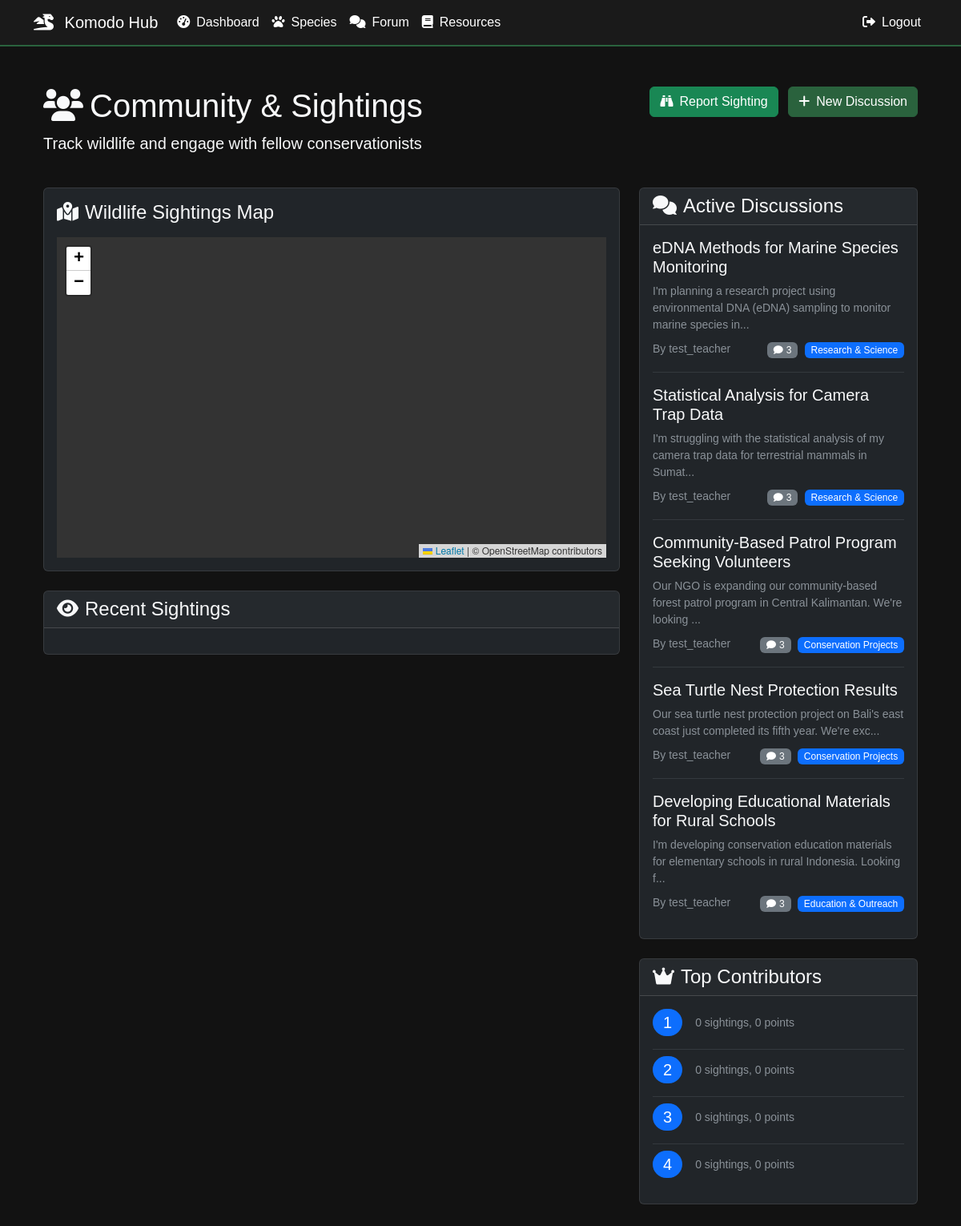
Screenshot of /forum/community-dashboard (signed in) with the database file from the repository.
### models.py (models this page shows, shortened)
class ForumThread(db.Model):
    id = db.Column(db.Integer, primary_key=True)
    title = db.Column(db.String(200), nullable=False)
    content = db.Column(db.Text, nullable=False)
    author_id = db.Column(db.Integer, db.ForeignKey('user.id'), nullable=False)
    category_id = db.Column(db.Integer, db.ForeignKey('forum_category.id'), nullable=False)
    created_at = db.Column(db.DateTime, default=datetime.utcnow)
    updated_at = db.Column(db.DateTime, onupdate=datetime.utcnow)
    is_pinned = db.Column(db.Boolean, default=False)
    is_locked = db.Column(db.Boolean, default=False)
    view_count = db.Column(db.Integer, default=0)
    posts = db.relationship('ForumPost', backref='thread', lazy=True)

class User(UserMixin, db.Model):
    id = db.Column(db.Integer, primary_key=True)
    username = db.Column(db.String(64), unique=True, nullable=False)
    email = db.Column(db.String(120), unique=True, nullable=False)
    password_hash = db.Column(db.String(256))
    role = db.Column(db.String(20), nullable=False)  # 'student', 'teacher', 'community', or 'admin'
    is_admin = db.Column(db.Boolean, default=False)  # Admin flag for additional permissions
    created_at = db.Column(db.DateTime, default=datetime.utcnow)
    avatar = db.Column(db.String(200), default='default.svg')
    theme_preference = db.Column(db.String(50), default='light')
    progress_records = db.relationship('UserProgress', back_populates='user', lazy=True)
    species_sightings = db.relationship('SpeciesSighting', backref='observer', lazy=True)
    species_created = db.relationship('Species', backref='created_by', lazy=True)
    forum_threads = db.relationship('ForumThread', backref='author', lazy=True)
    forum_posts = db.relationship('ForumPost', backref='author', lazy=True)
    notes_given = db.relationship('Note', foreign_keys='Note.teacher_id', back_populates='teacher', lazy=True)
    notes_received = db.relationship('Note', foreign_keys='Note.student_id', back_populates='student', lazy=True)
    sent_messages = db.relationship('Message', back_populates='sender', foreign_keys='Message.sender_id', lazy=True)
    received_messages = db.relationship('Message', back_populates='recipient', foreign_keys='Message.recipient_id', lazy=True)
    forum_upvotes = db.relationship('ForumUpvote', backref='user', lazy=True)
    coordinated_programs = db.relationship('ConservationProgram', backref='coordinator', lazy=True, foreign_keys='ConservationProgram.coordinator_id')
    programs_joined = db.relationship('ConservationProgram', secondary='user_programs', lazy=True,
                                    backref=db.backref('participants', lazy=True),
                                    primaryjoin="User.id==UserPrograms.user_id",
                                    secondaryjoin="UserPrograms.program_id==ConservationProgram.id")
    def is_administrator(self):
        return self.is_admin

class ForumCategory(db.Model):
    id = db.Column(db.Integer, primary_key=True)
    name = db.Column(db.String(100), nullable=False)
    description = db.Column(db.Text)
    created_at = db.Column(db.DateTime, default=datetime.utcnow)
    threads = db.relationship('ForumThread', backref='category', lazy=True)

### blueprints/forum.py (the view)
@forum.route('/community-dashboard')
@login_required
def community_dashboard():
    try:
        app.logger.info('Loading community dashboard page')
        recent_sightings = (SpeciesSighting.query
                          .join(Species)
                          .join(User)
                          .order_by(SpeciesSighting.created_at.desc())
                          .limit(6)
                          .all())
        app.logger.info(f'Retrieved {len(recent_sightings)} recent sightings')
        recent_threads = (ForumThread.query
                        .join(User, ForumThread.author_id == User.id)
                        .join(ForumCategory)
                        .order_by(ForumThread.created_at.desc())
                        .limit(5)
                        .all())
        app.logger.info(f'Retrieved {len(recent_threads)} recent threads')
        leaderboard = (db.session.query(
            User,
            func.count(SpeciesSighting.id).label('sightings_count'),
            func.coalesce(func.sum(UserReputation.points), 0).label('points')
        )
        .outerjoin(SpeciesSighting, User.id == SpeciesSighting.user_id)
        .outerjoin(UserReputation, User.id == UserReputation.user_id)
        .group_by(User.id)
        .order_by(desc('sightings_count'), desc('points'))
        .limit(5)
        .all())
        app.logger.info(f'Retrieved {len(leaderboard)} leaderboard entries')
        sighting_form = SightingForm()
        species_list = Species.query.order_by(Species.name).all()
        sighting_form.species_id.choices = [(s.id, s.name) for s in species_list]
        return render_template('forum/community_dashboard.html',
                            recent_sightings=recent_sightings,
                            recent_threads=recent_threads,
                            leaderboard=leaderboard,
                            sighting_form=sighting_form)
    except Exception as e:
        app.logger.error(f'Error in forum.community_dashboard: {str(e)}')
        db.session.rollback()
        return render_template('forum/community_dashboard.html',
                            recent_sightings=[],
                            recent_threads=[],
                            leaderboard=[],
                            sighting_form=SightingForm())

### app.py (called while the page is built)
@app.context_processor
def utility_processor():
    return {'now': datetime.now}

@login_manager.user_loader
def load_user(id):
    return User.query.get(int(id))

### templates/forum/community_dashboard.html (shortened to what this page needs)
{% extends "base.html" %}
{% block content %}
<div class="container py-4">
    <div class="row mb-4">
        <div class="col-md-8">
            <h1 class="text-light"><i class="fas fa-users me-2"></i>Community & Sightings</h1>
            <p class="lead text-light">Track wildlife and engage with fellow conservationists</p>
        </div>
        <div class="col-md-4 text-end">
            <button class="btn btn-success me-2" data-bs-toggle="modal" data-bs-target="#reportSightingModal">
                <i class="fas fa-binoculars me-2"></i>Report Sighting
            </button>
            <button class="btn btn-primary" data-bs-toggle="modal" data-bs-target="#createThreadModal">
                <i class="fas fa-plus me-2"></i>New Discussion
            </button>
        </div>
    </div>
    <div class="row">
        <div class="col-md-8">
            <div class="card bg-dark mb-4">
                <div class="card-body">
                    <h4 class="text-light mb-3"><i class="fas fa-map-marked-alt me-2"></i>Wildlife Sightings Map</h4>
                    <div id="sightingsMap" style="height: 400px;"></div>
                </div>
            </div>
            <div class="card bg-dark mb-4">
                <div class="card-header d-flex justify-content-between align-items-center">
                    <h4 class="text-light mb-0"><i class="fas fa-eye me-2"></i>Recent Sightings</h4>
                </div>
                <div class="card-body">
                </div>
            </div>
        </div>
        <div class="col-md-4">
            <div class="card bg-dark mb-4">
                <div class="card-header">
                    <h4 class="text-light mb-0"><i class="fas fa-comments me-2"></i>Active Discussions</h4>
                </div>
                <div class="card-body">
                    {% for thread in recent_threads %}
                    <div class="discussion-item mb-3">
                        <h5 class="text-light">{{ thread.title }}</h5>
                        <p class="text-muted small mb-2">{{ thread.content[:100] }}...</p>
                        <div class="d-flex justify-content-between align-items-center">
                            <small class="text-muted">
                                By {{ thread.author.username }}
                            </small>
                            <div>
                                <span class="badge bg-secondary me-1">
                                    <i class="fas fa-comment me-1"></i>{{ thread.posts|length }}
                                </span>
                                <span class="badge bg-primary">
                                    {{ thread.category.name }}
                                </span>
                            </div>
                        </div>
                    </div>
                    {% if not loop.last %}<hr class="border-secondary">{% endif %}
                    {% endfor %}
                </div>
            </div>
            <div class="card bg-dark">
                <div class="card-header">
                    <h4 class="text-light mb-0"><i class="fas fa-crown me-2"></i>Top Contributors</h4>
                </div>
                <div class="card-body">
                    {% for user in leaderboard %}
                    <div class="d-flex align-items-center mb-3">
                        <div class="me-3">
                            <span class="badge rounded-pill bg-primary fs-5">{{ loop.index }}</span>
                        </div>
                        <div>
                            <small class="text-muted">
                                {{ user.sightings_count }} sightings, {{ user.points }} points
                            </small>
                        </div>
                    </div>
                    {% if not loop.last %}<hr class="border-secondary my-2">{% endif %}
                    {% endfor %}
                </div>
            </div>
        </div>
    </div>
</div>
<link rel="stylesheet" href="https://unpkg.com/leaflet@1.9.4/dist/leaflet.css">
{% endblock %}

### templates/base.html (shortened to what this page needs)
<!DOCTYPE html>
<html lang="en" data-bs-theme="dark">
<head>
    <link href="https://cdn.jsdelivr.net/npm/bootstrap@5.3.0/dist/css/bootstrap.min.css" rel="stylesheet">
    <link href="https://cdnjs.cloudflare.com/ajax/libs/font-awesome/6.0.0/css/all.min.css" rel="stylesheet">
</head>
<body>
    <nav class="navbar navbar-expand-lg navbar-dark fixed-top">
        <div class="container">
            <a class="navbar-brand" href="{{ url_for('main.landing') }}">
                <i class="fas fa-dragon me-2"></i>
                Komodo Hub
            </a>
            <div class="collapse navbar-collapse" id="navbarNav">
                <ul class="navbar-nav me-auto">
                    {% if current_user.is_authenticated %}
                    <li class="nav-item">
                        <a class="nav-link" href="{{ url_for('main.dashboard') }}">
                            <i class="fas fa-tachometer-alt me-2"></i>Dashboard
                        </a>
                    </li>
                    <li class="nav-item">
                        <a class="nav-link" href="{{ url_for('species.list') }}">
                            <i class="fas fa-paw me-2"></i>Species
                        </a>
                    </li>
                    <li class="nav-item">
                        <a class="nav-link" href="{{ url_for('forum.index') }}">
                            <i class="fas fa-comments me-2"></i>Forum
                        </a>
                    </li>
                    <li class="nav-item">
                        <a class="nav-link" href="{{ url_for('library.resources') }}">
                            <i class="fas fa-book me-2"></i>Resources
                        </a>
                    </li>
                    {% endif %}
                </ul>
                <ul class="navbar-nav">
                    {% if current_user.is_authenticated %}
                    <li class="nav-item">
                        <a class="nav-link" href="{{ url_for('auth.logout') }}">
                            <i class="fas fa-sign-out-alt me-2"></i>Logout
                        </a>
                    </li>
                    {% endif %}
                </ul>
            </div>
        </div>
    </nav>
    <main class="container py-4">
        {% block content %}{% endblock %}
    </main>
</body>
</html>

### templates/base.html (style rules this page uses)
:root { --bg-dark: #1a1a1a; --bg-darker: #121212; --text-light: #ffffff; --text-muted: #888888; --accent-color: #2a623d; --accent-hover: #1a472a; --border-color: #333333; }
body { background-color: var(--bg-darker); color: var(--text-light); font-family: 'Arial', sans-serif; padding-top: 60px; }
.navbar { background-color: var(--bg-dark) !important; border-bottom: 2px solid var(--accent-color); }
.card { background-color: var(--bg-dark); border: 1px solid var(--border-color); }
.btn-primary { background-color: var(--accent-color); border-color: var(--accent-color); }
.nav-link { color: var(--text-light) !important; }

### templates/forum/community_dashboard.html (style rules this page uses)
.card { border: 1px solid rgba(255, 255, 255, 0.1); }
.badge { font-weight: normal; }
.leaflet-container { background-color: #333; }

### rows the page displays
ForumThread: title "eDNA Methods for Marine Species Monitoring", content "I'm planning a research project using environmental DNA (eDNA) sampling to monitor marine species in", author.username "test_teacher", posts|length "3", category.name "Research & Science"
ForumThread: title "Statistical Analysis for Camera Trap Data", content "I'm struggling with the statistical analysis of my camera trap data for terrestrial mammals in Sumat", author.username "test_teacher", posts|length "3", category.name "Research & Science"
ForumThread: title "Community-Based Patrol Program Seeking Volunteers", content "Our NGO is expanding our community-based forest patrol program in Central Kalimantan. We're looking", author.username "test_teacher", posts|length "3", category.name "Conservation Projects"
ForumThread: title "Sea Turtle Nest Protection Results", content "Our sea turtle nest protection project on Bali's east coast just completed its fifth year. We're exc", author.username "test_teacher", posts|length "3", category.name "Conservation Projects"
ForumThread: title "Developing Educational Materials for Rural Schools", content "I'm developing conservation education materials for elementary schools in rural Indonesia. Looking f", author.username "test_teacher", posts|length "3", category.name "Education & Outreach"
User: sightings_count "0", points "0"
User: sightings_count "0", points "0"
User: sightings_count "0", points "0"
User: sightings_count "0", points "0"
